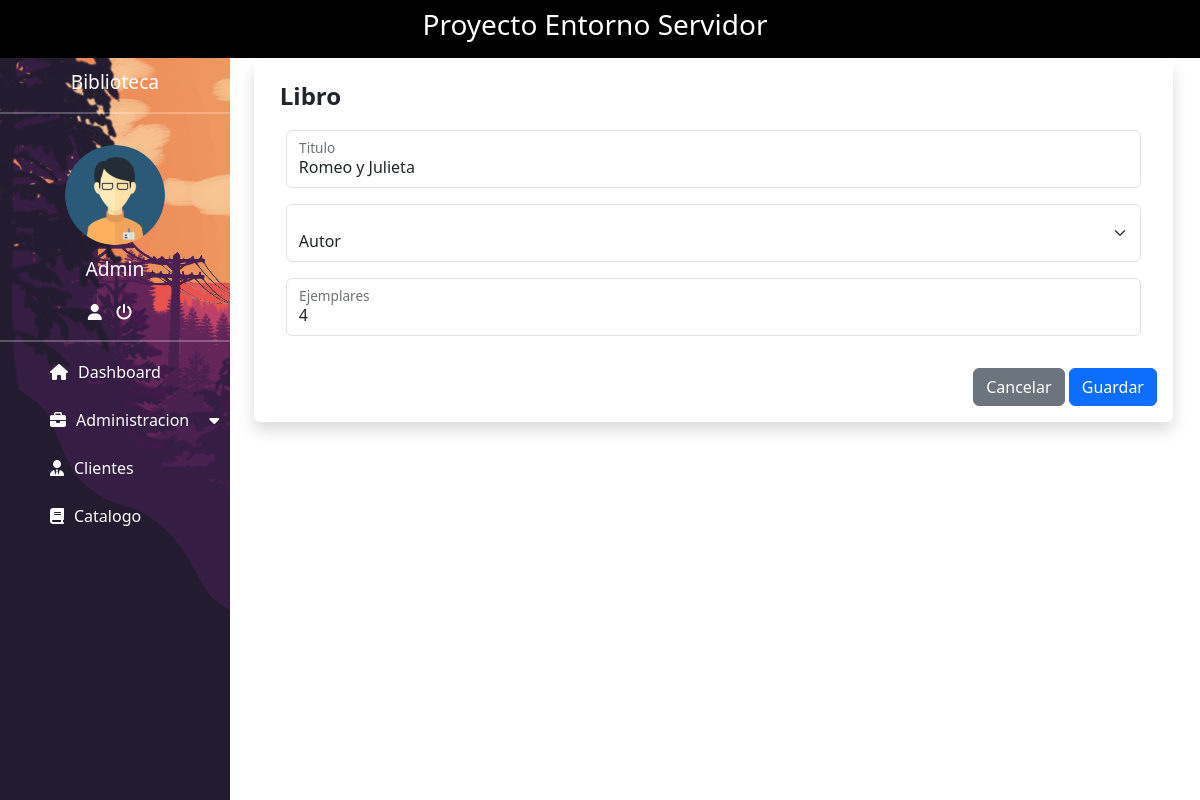
/?view=idLibro&Id_libro=1 (signed in), run on the app's committed database.
### tables this page shows
CREATE TABLE `administrador` (
  `Id_administrador` int(11) NOT NULL,
  `Usuario` varchar(15) NOT NULL,
  `Contraseña` varchar(255) NOT NULL
);

CREATE TABLE `libro` (
  `Id_libro` int(11) NOT NULL,
  `Id_categoria` int(11) NOT NULL,
  `Id_editorial` int(11) NOT NULL,
  `Id_autor` int(11) NOT NULL,
  `Titulo` varchar(100) NOT NULL,
  `Año_publicacion` date NOT NULL,
  `Disponibilidad` varchar(2) NOT NULL,
  `Ejemplares` int(11) NOT NULL,
  `Ejemplar_prestado` int(11) NOT NULL
);

### controller/control.php (called while the page is built, shortened)
<?php
include_once "model/dashboard.php";
class control
{
    public $model;
    public function __construct()
    {
        $this->model = new dashboard();
    }
    public function idLibro()
    {
        $libro = new libro();
        if (isset($_REQUEST["Id_libro"])) {
            $libro = $this->model->id_libro($_REQUEST["Id_libro"]);
        }
        include_once "view/actualizarLibro.php";
    }
}
?>

### config/conexion.php (called while the page is built)
<?php
class conexion
{
    public static function conectar()
    {
        $connection = new PDO("mysql:host =127.0.0.1; dbname=biblioteca; port=3307", "root", "");
        $connection->setAttribute(PDO::ATTR_ERRMODE, PDO::ERRMODE_EXCEPTION);
        return $connection;
    }
}
?>

### model/dashboard.php (called while the page is built, shortened)
<?php
class dashboard
{
    public $conect;
    public function __construct()
    {
        try {
            $this->conect = conexion::conectar();
        } catch (PDOException $e) {
            die("Error " . $e->getMessage());
        }
    }
    public function nombreUsuario(){
        try {
            $query = "SELECT * FROM `administrador`";
            $stmt = $this->conect->prepare($query);
            $stmt->execute();
            return $stmt->fetchAll(PDO::FETCH_OBJ);
        } catch (PDOException $e) {
            die("Error: " . $e->getMessage());
        }
    }
    public function id_libro($id)
    {
        try {
            $query = "SELECT `Id_libro`, `Titulo`, `Id_autor`, `Ejemplares` FROM `libro` WHERE Id_libro = ? ";
            $stmt = $this->conect->prepare($query);
            $stmt->execute(array($id));
            return $stmt->fetch(PDO::FETCH_OBJ);
        } catch (PDOException $e) {
            die("Error: " . $e->getMessage());
        }
    }
}
?>

### view/actualizarLibro.php (the view, shortened to what this page needs)
<!DOCTYPE html>
<html lang="en">
<head>
    <link href="https://cdn.jsdelivr.net/npm/bootstrap@5.3.2/dist/css/bootstrap.min.css" rel="stylesheet"
>
    <link rel="stylesheet" href="https://cdnjs.cloudflare.com/ajax/libs/font-awesome/6.4.2/css/all.min.css"
 />
    <link rel="stylesheet" href="resources/css/style.css">
    <link rel="stylesheet" href="resources/css/table.css">
</head>
<body>
    <nav class="navbar navbar-expand-xl navbar-dark bg-black">
        <div class="container-fluid justify-content-center">
            <h3 class="col-lg-6 col-md-12 col-sm-12 col-12 text-center color">Proyecto Entorno Servidor</h3>
        </div>
    </nav>
    <section>
        <div class="margen">
            <div class="row">
                <div class="col-4 linea-vertical">
                    <p class="size">Biblioteca</p>
                    <hr>
                    <img src="resources/img/ad.png" alt="" class="admin">
                    <?php foreach ($this->model->nombreUsuario() as $key): ?>
                        <p class="size"><?php echo $key->Usuario; ?></p>
                    <?php endforeach; ?>
                    <a href="" title="Cuenta" class="color"><i class="fa-solid fa-user"></i></a>
                    <a href="" title="Cerrar Sesion" class="color" data-bs-toggle="modal"
                        data-bs-target="#exampleModal"><i class="fa-solid fa-power-off"></i></a>
                    <hr>
                    <nav>
                    <ul>
                            <li><a href="?view=index" class="spaces"><i class="fa-solid fa-house top"></i>Dashboard</a>
                            </li>
                            <li><a href="#" class="spaces"><i class="fa-solid fa-briefcase space"></i>Administracion<i
                                        class="fa-solid fa-caret-down space"></i></a>
                            </li>
                            <li><a href="?view=cliente" class="spaces"><i class="fa-solid fa-user-tie space"></i>Clientes</a>
                            </li>
                            <li><a href="?view=catalogo" class="spaces"><i class="fa-solid fa-book space"></i>Catalogo</a>
                            </li>
                        </ul>
                    </nav>
                </div>
                <div class="col-9 custom-card-body">
                    <div class="container mt-1">
                        <div class="row">
                            <div class="col m-auto">
                                <div class="card border-0 shadow">
                                    <div class="card-body">
                                        <b class="aling">Libro</b><br>
                                        <div class="modal-content">
                                            <div class="modal-body">
                                                <div class="card-body">
                                                    <form action="?view=updateLibro" method="post">
                                                        <div class="form-floating mb-3">
                                                                <input type="text" class="form-control"
                                                                name="titulo" id="titulo"
                                                                placeholder="Titulo"
                                                                value="<?php echo $libro->Titulo; ?>" required>
                                                            <label for="titulo">Titulo</label>
                                                        </div>
                                                        <div class="form-floating mb-3">
                                                                    <select class="form-select" name="autor" required>
                                                                        <option disabled selected>Autor</option>
                                                                    </select>
                                                        </div>
                                                        <div class="form-floating mb-3">
                                                            <input type="text" class="form-control"
                                                                name="ejemplares" id="ejemplares"
                                                                placeholder="Ejemplares"
                                                                value="<?php echo $libro->Ejemplares; ?>" required>
                                                            <label for="ejemplares">Ejemplares</label>
                                                        </div>
                                                </div>
                                            </div>
                                            <div class="modal-footer">
                                                <a href="?view=libro" class="btn btn-secondary">Cancelar</a>&nbsp;
                                                <button type="submit" class="btn btn-primary"
                                                    name="Guardar-cliente">Guardar</button>
                                            </div>
                                        </div>
                                    </div>
                                </div>
                            </div>
                        </div>
                    </div>
                </div>
            </div>
        </div>
    </section>
</body>
</html>

### resources/css/style.css (style rules this page uses)
* { margin: 0; padding: 0; box-sizing: border-box; }
body { margin: 0; padding: 0; }
.linea-vertical { background-image: url("../img/sideBar.png"); text-align: center; min-height: calc(100vh - 57.6px); width: 20%; padding-right: 0; background-size: cover; }
hr { border-color: white; border-width: 2px; }
.size { color: white; margin-top: 10px; font-size: 1.2rem; }
.color { color: white; margin-right: 10px; }
.margen { margin-right: 15px; }
.admin { width: 100px; height: 100px; border-radius: 50%; object-fit: cover; margin-top: 15px; }
nav ul { margin: 0; padding: 0; list-style: none; line-height: 16px; }
nav ul a { box-sizing: border-box; color: white; display: block; width: 100%; padding: 6px 10px; text-decoration: none; text-align: left; }
.aling { text-align: center; }
.space, .spaces { margin-left: 20px; margin-right: 10px; margin-top: 10px; }
.top { margin-left: 20px; margin-right: 10px; }
.aling { margin-left: 10px; font-size: 1.5rem; }
.custom-card-body { width: 80%; }

### data on the page
administrador: Usuario "Admin"
libro: titulo "Romeo y Julieta", ejemplares "4"
